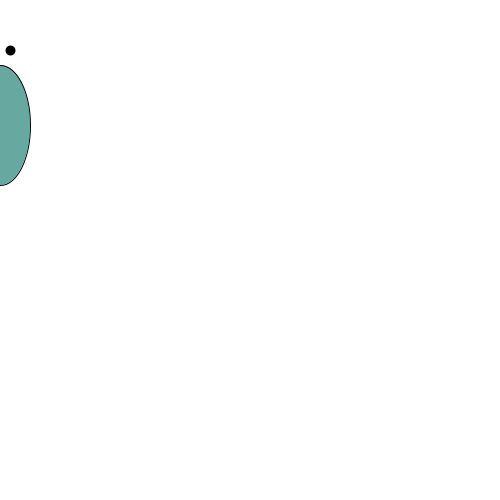
Frame 1 (no input)
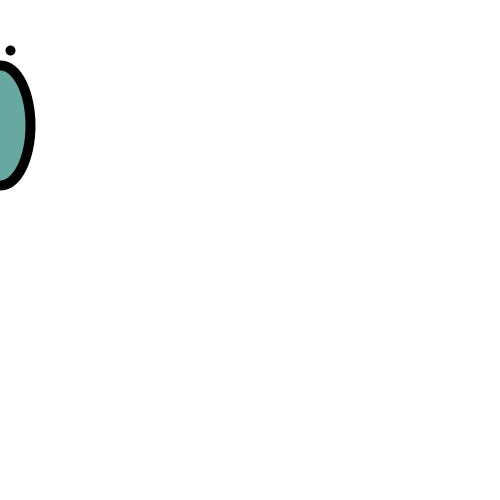
Frame 60 (the mouse pressed at the canvas centre just before this capture)
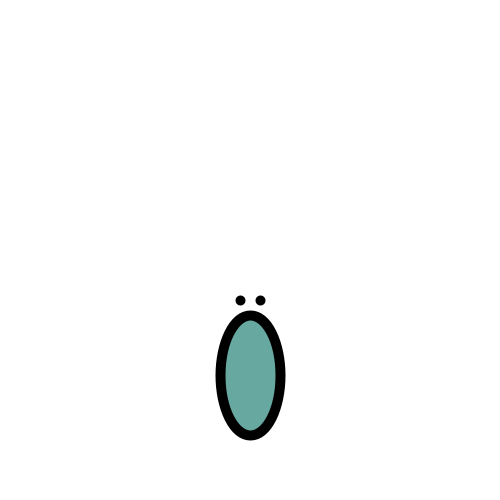
Frame 120 (the mouse held since frame 60 and released just before this capture)

The Processing sketch that drew these frames (run headless with seeded random() and noise(); from frame 60 on, the mouse is pressed at the canvas centre):

// Processing sketch: sketch_02_simpleCharacter
// ── sketch_02_simpleCharacter.pde
/*int circleX;
int circleY;*/
//float whatever;
//boolean what;

void setup() {
  size(500, 500);
  frameRate(30);
}

void draw() {
  background(255);
  ellipseMode(CENTER);
  
  fill(8,113,102,157);
  ellipse(mouseX,mouseY+125, 60, 120);
  
  strokeWeight(10);
  stroke(0);
  line(mouseX-10, mouseY+50, pmouseX-10, pmouseY+50);
  line(mouseX+10, mouseY+50, pmouseX+10, pmouseY+50);
  
  
}
